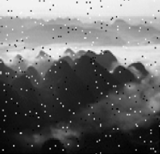
%> input picture 学习资料/《精通图像处理经典算法（MATLAB版）》配套资料/3/3-5-2/tt.bmp, 160 x 154 px
$ octave kaibiyunsuan.m   (GNU Octave 9; MATLAB toolbox functions it lacks are replaced by stand-ins)
%> lines starting %> are read from the running program, lines starting %| are printed output that depends on the picture
bw1=imread('tt.bmp');
%> bw1 is the input picture: size 154x160x3 uint8; min 0, max 250, mean 106.2
figure(1);
imshow(bw1);
s=ones(2,2);
bw2=imopen(bw1,s);%开运算
figure(2);
imshow(bw2);
bw3=imclose(bw1,s);%闭运算
figure(3);
imshow(bw3);
s1=strel('diamond',2);
bw4=imopen(bw1,s1);%开运算
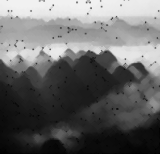
%> bw4: size 154x160x3 uint8; min 0, max 241, mean 102.6
figure(4);
imshow(bw4);
bw5=imclose(bw1,s1);%闭运算
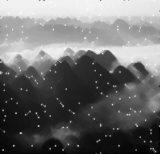
%> bw5: size 154x160x3 uint8; min 0, max 250, mean 108.9
figure(5);
imshow(bw5);
